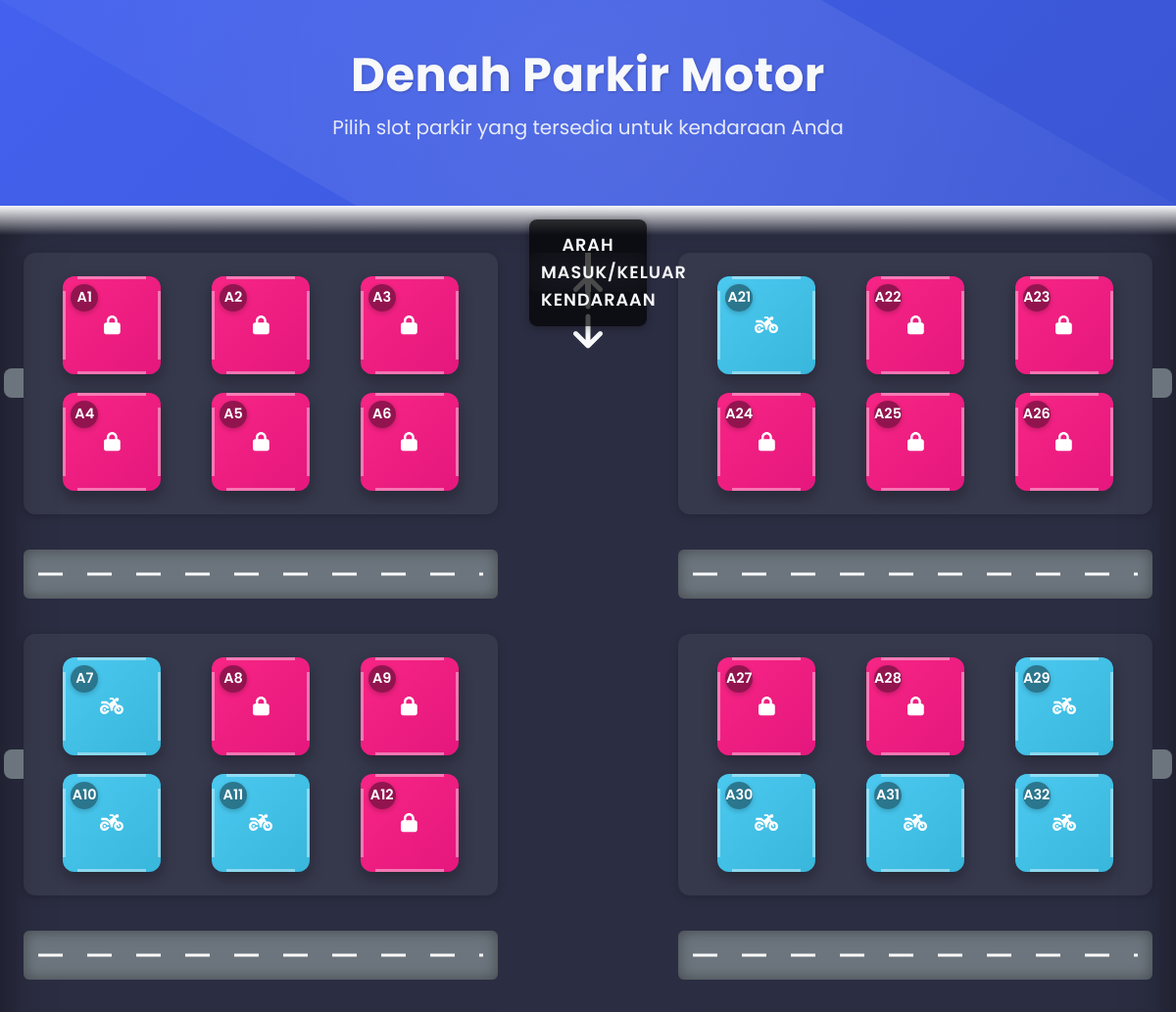
The app's page /motor/ (upper part), older data.
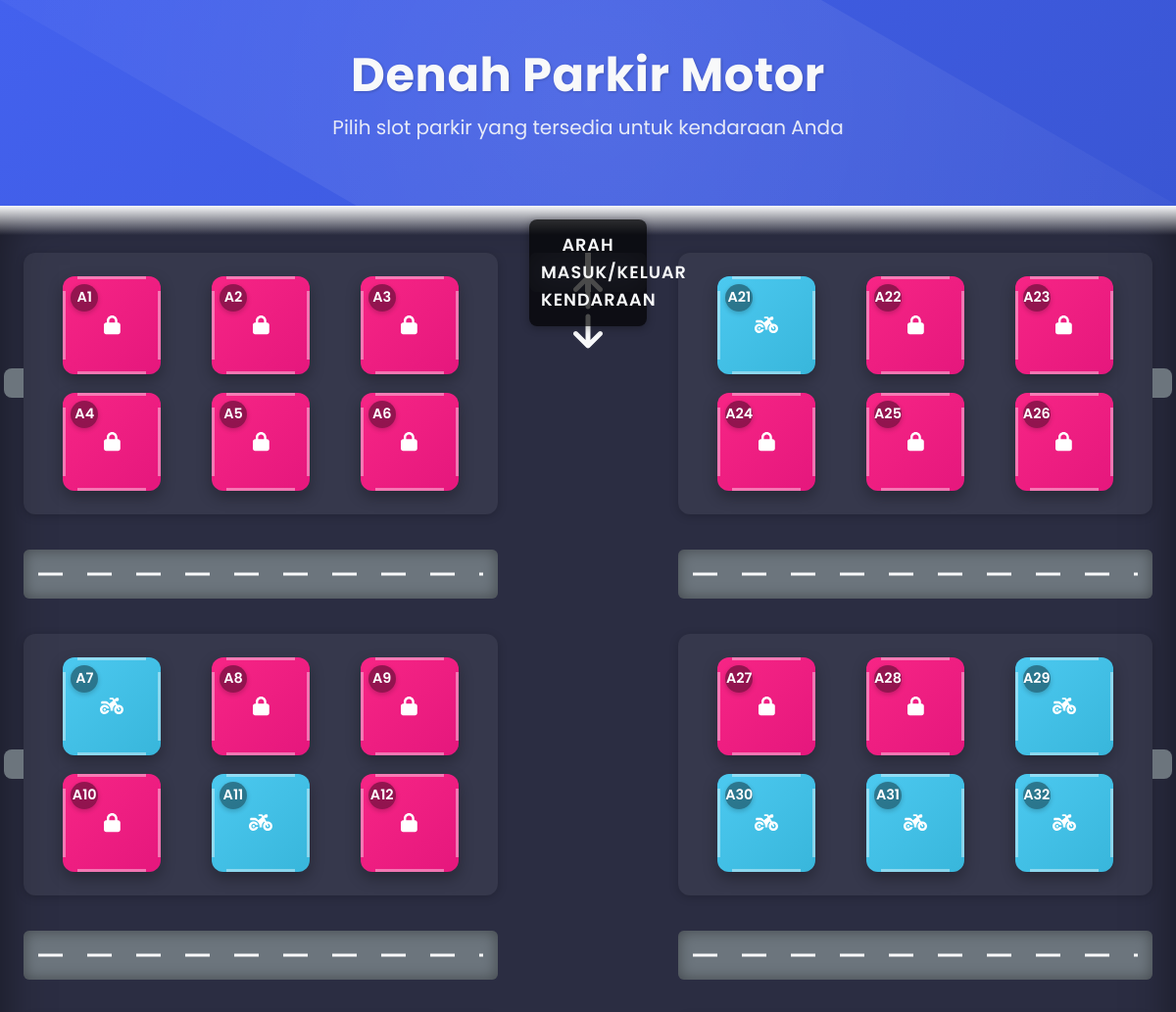
The same page, newer data.
### parkir/models.py (models this page shows, shortened)
class SlotParkir(models.Model):
    JENIS_KENDARAAN = [('mobil', 'Mobil'), ('motor', 'Motor')]
    nomor_slot = models.CharField(max_length=10)
    jenis_kendaraan = models.CharField(max_length=10, choices=JENIS_KENDARAAN)
    tersedia = models.BooleanField(default=True)
    kode_unik = models.CharField(max_length=20, null=True, blank=True)

### parkir/views.py (the view)
# urls.py: path('motor/', views.motor_view, name='motor'),
def motor_view(request):
    slots = list(SlotParkir.objects.filter(jenis_kendaraan='motor').order_by('nomor_slot'))
    slots.sort(key=natural_key)
    half = len(slots) // 2
    slots_left = slots[:half]
    slots_right = slots[half:]
    def chunk(lst, n):
        return [lst[i:i + n] for i in range(0, len(lst), n)]
    slots_left_rows = chunk(slots_left, 6)  # 5 slots per row on left side
    slots_right_rows = chunk(slots_right, 6)  # 5 slots per row on right side
    context = {
        'slots_left': slots_left_rows,  # Now a list of lists (rows)
        'slots_right': slots_right_rows,  # Now a list of lists (rows)
    }
    return render(request, 'parkir/motor.html', context)

### parkir/views.py (called while the page is built)
def natural_key(slot):
    match = re.match(r"([A-Za-z]+)(\d+)", slot.nomor_slot)
    if match:
        letter, number = match.groups()
        return (letter, int(number))
    else:
        return (slot.nomor_slot, 0)

### parkir/templates/parkir/motor.html (shortened to what the changed rows need)
<!DOCTYPE html>
<html lang="id">
<head>
    <link href="https://cdn.jsdelivr.net/npm/bootstrap@5.3.0/dist/css/bootstrap.min.css" rel="stylesheet" />
    <link rel="stylesheet" href="https://cdnjs.cloudflare.com/ajax/libs/font-awesome/6.4.0/css/all.min.css" />
</head>
<body>
    <header class="parking-header text-center">
        <div class="container">
            <h1 class="parking-title display-5 fw-bold">Denah Parkir Motor</h1>
        </div>
    </header>
    <section class="parking-ground">
        <div class="parking-container">
            <div class="parking-layout">
                <div class="parking-side">
                    {% for group in slots_left %}
                    <div class="parking-group floating-element">
                        <div class="connection-path right-connection"></div>
                        {% for slot in group %}
                        <form method="post" action="{% url 'pilih_slot_motor' slot.id %}" class="d-flex justify-content-center">
                            <button type="submit" class="slot-btn {% if slot.tersedia %}tersedia{% else %}tidak-tersedia{% endif %}" {% if not slot.tersedia %}disabled{% endif %}>
                                <div class="slot-markings">
                                    <div class="slot-line top"></div>
                                    <div class="slot-line bottom"></div>
                                    <div class="slot-line left"></div>
                                    <div class="slot-line right"></div>
                                </div>
                                <i class="fas fa-{% if slot.tersedia %}motorcycle{% else %}lock{% endif %}"></i>
                                <span class="slot-number">{{ slot.nomor_slot }}</span>
                            </button>
                        </form>
                        {% endfor %}
                    </div>
                    {% if not forloop.last %}
                    <div class="parking-aisle"></div>
                    {% endif %}
                    {% endfor %}
                </div>
            </div>
        </div>
    </section>
</body>
</html>

Row changes from the older to the newer data that the page shows:
changed SlotParkir (number 10 of 24 on the later page): tersedia True → False (drawn)
